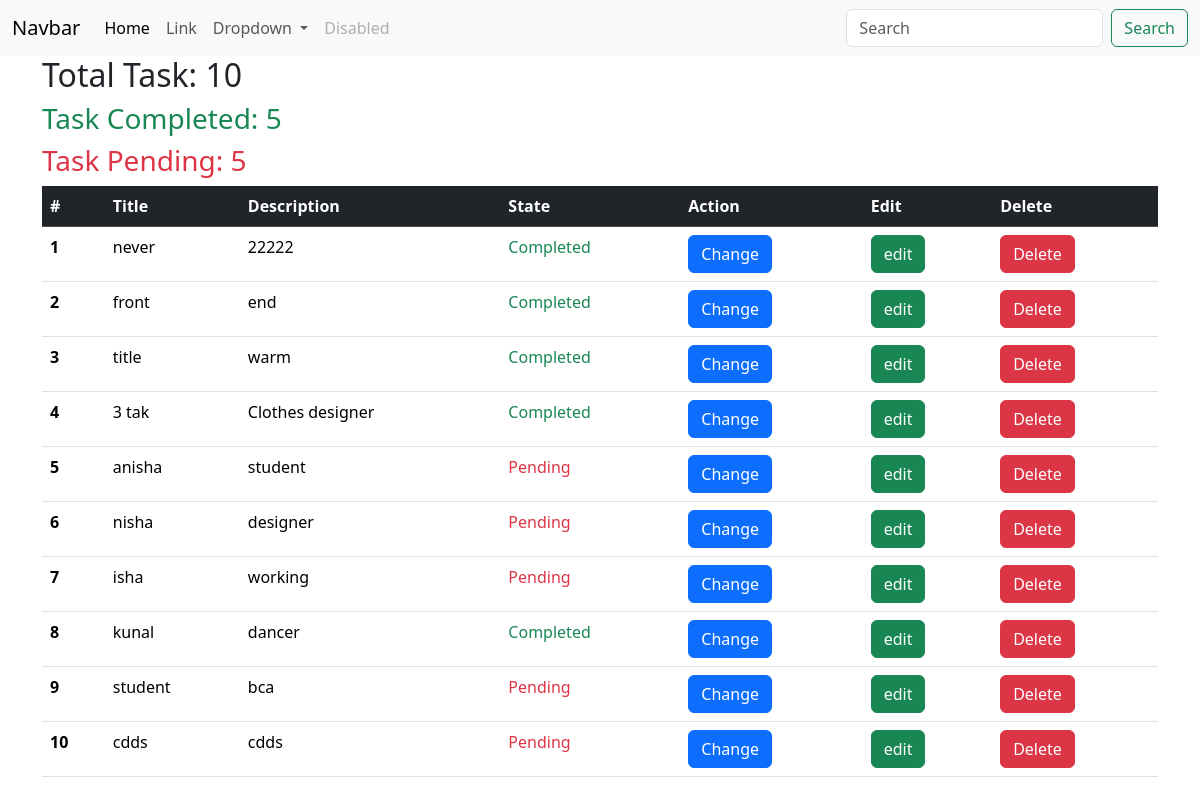
Before: /todolist/ with the older database file.
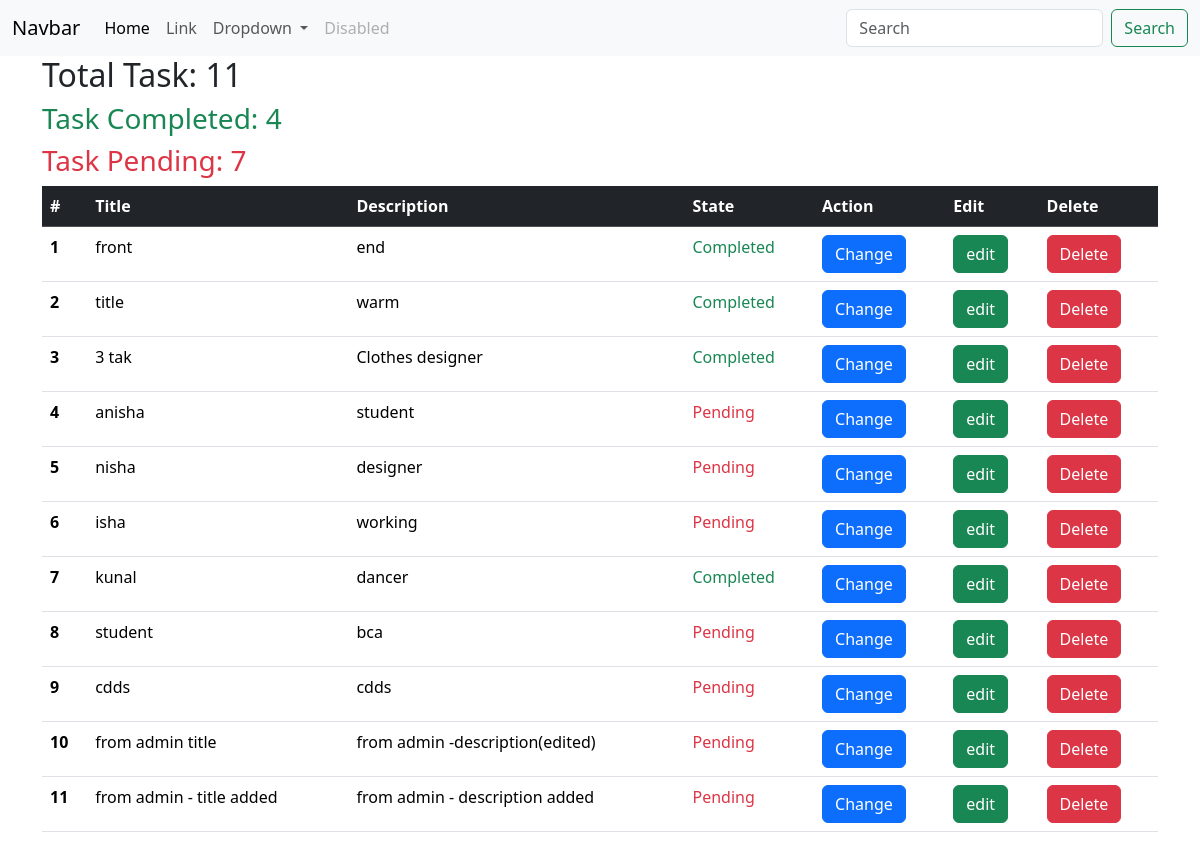
After: the same page with the newer database file.
### todo/models.py (models this page shows)
class Todolist(models.Model):
    title = models.CharField(max_length=50)
    description=models.TextField()
    state = models.BooleanField(default=False)

### todo/views.py (the view)
# urls.py: path('',include('todo.urls'))
def todo(request):
    tasks = Todolist.objects.all() #Todolist class is obtained from models.py
    total_tasks = tasks.count() #cout the number of task
    pending_tasks =tasks.filter(state=False).count()
    complete_tasks= tasks.filter(state=True).count()
    context = {
        "t" : tasks,
        "total_task" : total_tasks,
        "pend_task" : pending_tasks,
        "comp_task" : complete_tasks
    }
    return render(request,'todolist.html',context)

### templates/todolist.html (shortened to what this page needs)
{% extends "base.html"%}
{% block body %}
<div class="container">
    <h2>Total Task: {{total_task}}</h2>
    <h3 class="text-success">Task Completed: {{comp_task}}</h3>
    <h3 class="text-danger">Task Pending: {{pend_task}}</h3>
    <table class="table">
        <thead class="table-dark">
            <tr>
                <th scope="col">#</th>
                <th scope="col">Title</th>
                <th scope="col">Description</th>
                <th scope="col">State</th>
                <th scope="col">Action</th>
                <th scope="col">Edit</th>
                <th scope="col">Delete</th>
            </tr>
        </thead>
        <tbody>
            {% for task in t %}
            <tr>
                <th scope="row">{{forloop.counter}}</th>
                <td>{{task.title}}</td>
                <td>{{task.description}}</td>
                <td>
                    {% if task.state %}
                    <span class="text-success">Completed</span>
                    {% else  %}
                    <span class="text-danger">Pending</span>
                </td>
                {% endif %}
                <td>
                    <a href="{{task.id}}" class="btn btn-primary">Change</button>
                </td>
                <td>
                    <a href="{{task.id}}/edit_task/" class="btn btn-success">edit</button>
                </td>
                <td>
                    <a href="{{task.id}}/del_task/" class="btn btn-danger">Delete</button>
                </td>
            </tr>
            {% endfor %}
        </tbody>
  </table>
</div>
{%endblock body%}

Changed rows visible on the page:
removed Todolist: title "never", description "22222", state "Completed"
added Todolist: title "from admin title", description "from admin -description(edited)", state "Pending"
added Todolist: title "from admin - title added", description "from admin - description added", state "Pending"
Other visible differences:
{{ total_task }}: "10" → "11"
{{ comp_task }}: "5" → "4"
{{ pend_task }}: "5" → "7"
